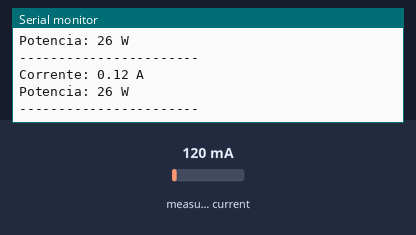
This sketch was run on a simulated Arduino Uno, built with avr-gcc and run on an emulated ATmega328P. Parts: the last lines printed to the serial monitor. The inputs (shaded band) are chosen by the test bench; at power-on: measured current 120 mA.

Above: at 4.1 s.
4.2 s: measured current set to 40 mA
At 7.5 s:
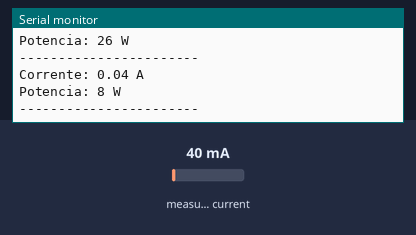
8.3 s: measured current set to 500 mA
At 10.5 s:
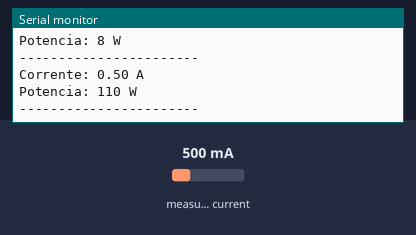
Timing chart, 0 to 12.0 s (numbered marks = the images above; inputs shaded):
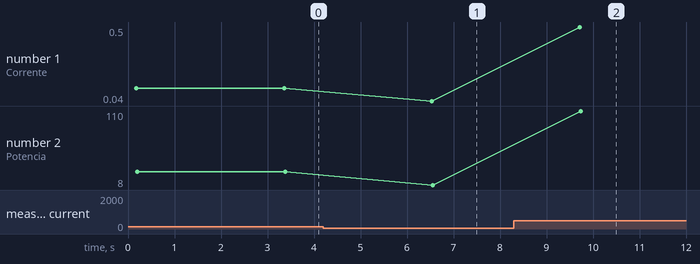

Measured:
- after the input at 4.2 s, the serial monitor: prints a new line after 2.3 s (image 1)
- after the input at 8.3 s, the serial monitor: prints a new line after 1.4 s (image 2)
- plotted number 1: 0.12 → 0.04 after the input at 4.2 s, 0.04 → 0.5 after the input at 8.3 s
- plotted number 2: 26 → 8 after the input at 4.2 s, 8 → 110 after the input at 8.3 s

The sketch:

Codigo_SensorCorrente_SCT013.ino
```cpp
// (licence header left out)
/*
I = P / E
Onde I é a corrente (em Ampéres), P é a potência (em Watts) e E é a tensão (em Volts).
Aplicando a fórmula em um aparelho cuja potência é de 2200 Watts,
ligado à rede elétrica de 220V,
teremos uma corrente de 10A (ampéres).
A = W / V
W = V * A
Lampada 100W tem 0,45A com 220voltos
30A
30*1.414 = 42,42A
42,42*2000 = 0,02121A
2,5v/0,02121A = 117 Ohm --> resistencia entre fios do sensor
100 Ohm Castanho | preto | vermelho
*/
#include "EmonLib.h"             // Include Emon Library
EnergyMonitor sensor;             // Create an instance
int pin = A0;

int tensao = 220; //tensão electrica
int potencia;

void setup()
{
  Serial.begin(9600);
  sensor.current(pin, 20);
  //valor de calibração com o resistor calculado
  // 2000/33 = 60.606 -> 2000 espirais do secundario e 33 da resistencia no arduino
  //2000/100 = 20 calibração por causa da resistencia
  //está calibrado Lampada 18W indica 18 e 19W, com 0,09A !!
}

void loop()
{
  double Irms = sensor.calcIrms(1480); //número de amostras
  potencia = Irms * tensao;

Serial.print("Corrente: ");
Serial.print(Irms);
Serial.println(" A");

Serial.print("Potencia: ");
Serial.print(potencia);
Serial.println(" W");
Serial.println("-----------------------");
delay(3000);
}
```
